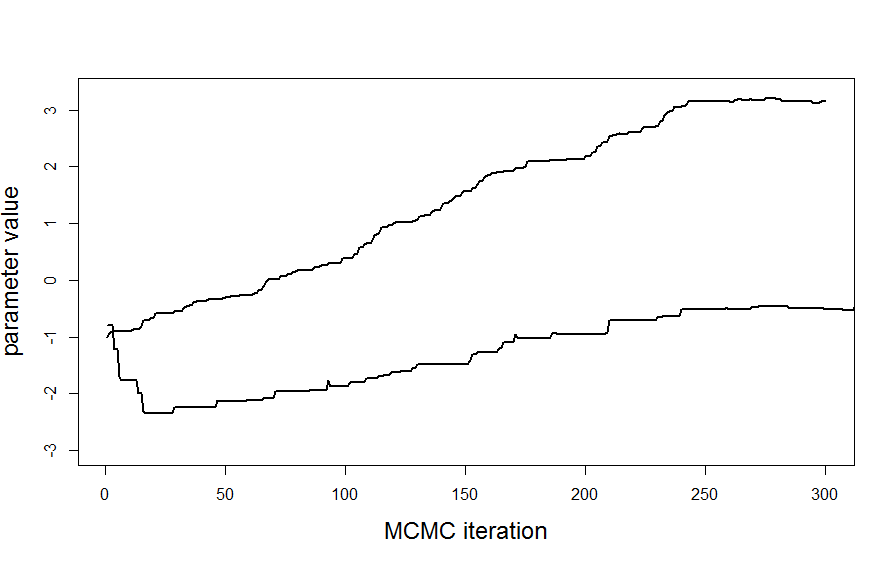

Write R code to recreate this figure.
library("scrbook")

data(bbsdata)
y<-bbsdata$counts[,"X90"] # pick out 1990
notna<-!is.na(y)
y<-y[notna]
## forest cover already standardized here:
habitat<-bbsdata$counts[notna,"habitat"]
M<-length(y)
library("R2WinBUGS") # load R2WinBUGS
data <- list ( "y","M","habitat") # bundle data for WinBUGS


cat("
model {
for (i in 1:M){
y[i]~dpois(lam[i])
log(lam[i])<- beta0+beta1*habitat[i]
}
beta0~dunif(-5,5)
beta1~dunif(-5,5)
}
",file="PoissonGLM.txt")
inits <- function() list ( beta0=rnorm(1),beta1=rnorm(1))
parameters <- c("beta0","beta1")
out<-bugs (data, inits, parameters, "PoissonGLM.txt", n.thin=2,n.chains=2,
n.burnin=2000,n.iter=6000,debug=TRUE,working.dir=getwd())


set.seed(2013) # so we all get the same result
out<-matrix(NA,nrow=1000,ncol=2) # matrix to store the output
beta0<- -1 # starting values
beta1 <- -.8
# begin the MCMC loop ; do 1000 iterations
for(i in 1:1000){
# update the beta0 parameter
lambda<- exp(beta0+beta1*habitat)
lik.curr<- sum(log(dpois(y,lambda)))
prior.curr<- log(dnorm(beta0,0,100))
beta0.cand<-rnorm(1,beta0,.05) # generate candidate
lambda.cand<- exp(beta0.cand + beta1*habitat)
lik.cand<- sum(log(dpois(y,lambda.cand)))
prior.cand<- log(dnorm(beta0.cand,0,100))
mhratio<- exp(lik.cand +prior.cand - lik.curr-prior.curr)
if(runif(1)< mhratio)
beta0<-beta0.cand
# update the beta1 parameter
lik.curr<- sum(log(dpois(y,exp(beta0+beta1*habitat))))
prior.curr<- log(dnorm(beta1,0,100))
beta1.cand<-rnorm(1,beta1,.25)
lambda.cand<- exp(beta0+beta1.cand*habitat)
lik.cand<- sum(log(dpois(y,lambda.cand)))
prior.cand<- log(dnorm(beta1.cand,0,100))
mhratio<- exp(lik.cand + prior.cand - lik.curr - prior.curr)
if(runif(1)< mhratio)
beta1<-beta1.cand
out[i,]<-c(beta0,beta1) # save the current values
}



plot(out[1:300,1],ylim=c(-3,3.3),type="l",lwd=2,ylab="parameter value",
xlab="MCMC iteration",cex.lab=1.5)
lines(out[,2],lwd=2) 
